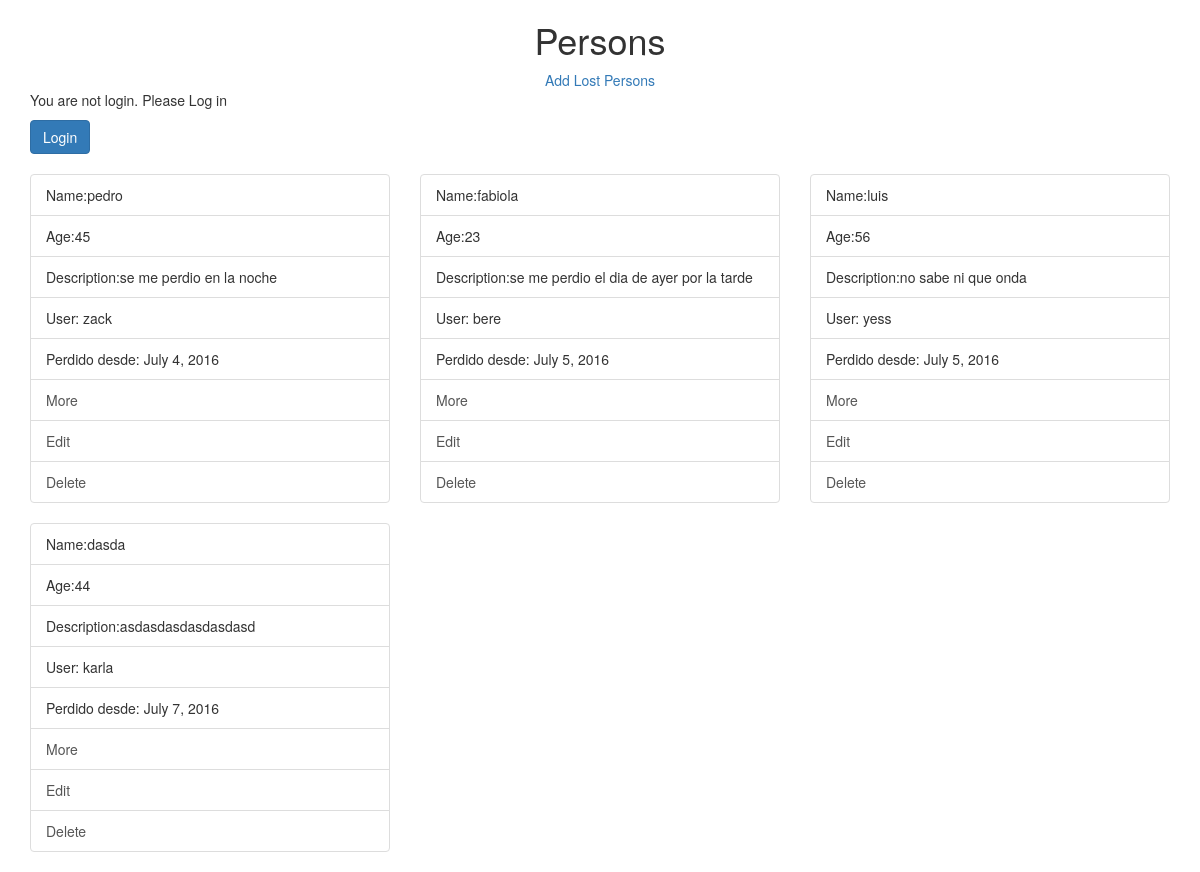
The app's page /persons/ with its own data.
### persons/models.py (models this page shows, shortened)
class Person(models.Model):
    name = models.CharField(max_length=140)
    age = models.CharField(max_length=140)
    description = models.TextField()
    user = models.ForeignKey(User)
    timestamp = models.DateField(default=timezone.now)

### persons/views.py (the view)
class PersonList(ListView):
    model = Person

### templates/persons/person_list.html (shortened to what this page needs)
<!DOCTYPE html>
<html lang="en">
<head>
	<link rel="stylesheet" href="https://maxcdn.bootstrapcdn.com/bootstrap/3.3.6/css/bootstrap.min.css">
</head>
<body>
<section>
	<div class="container">
		<div class="row">
			<div class="text-center col-md-12">
				<h1>Persons</h1>
    			<a href="{% url "persons:new" %}">Add Lost Persons</a>
			</div>
		</div>
	</div>
</section>
<section id="session">
		<div class="container">
			<div class="row">
				<div class="col-md-12">
					{% if user.is_authenticated %}
					<p>You are login. Hola {{ user.username }} </p>
					<a class="btn btn-primary " href="{% url "persons:logout" %} ">logout</a> <br>
					{% else %}
					<p>You are not login. Please Log in </p>
					<a class="btn btn-primary " href="{% url "persons:authentication" %}">Login</a>
					{% endif %}
				</div>
			</div>
		</div>
	</section>
	<br>
<section id="persons">
	<div class="container">
		<div class="row">
			{% for person in object_list %}
			<div class="col-md-4">
					<ul class="list-group">
						<li class="list-group-item">Name:{{person.name}} </li>
						<li class="list-group-item">Age:{{person.age}}</li>
						<li class="list-group-item">Description:{{person.description}}</li>
						<li class="list-group-item">User: {{ person.user }}</li>
						<li class="list-group-item">Perdido desde: {{ person.timestamp }}</li>
						<a href="{% url "persons:detail" person.id %}" class="list-group-item">More</a>
						<a href="{% url "persons:edit" person.id %}" class="list-group-item">Edit</a>
						<a href="{% url "persons:delete" person.id %}" class="list-group-item">Delete</a>
					</ul>
			</div>
			{% endfor %}
		</div>
	</div>
</section>
</body>
</html>

### records on screen
Person: name "pedro", age "45", description "se me perdio en la noche", user "zack", timestamp "July 4, 2016"
Person: name "fabiola", age "23", description "se me perdio el dia de ayer por la tarde", user "bere", timestamp "July 5, 2016"
Person: name "luis", age "56", description "no sabe ni que onda", user "yess", timestamp "July 5, 2016"
Person: name "dasda", age "44", description "asdasdasdasdasdasd", user "karla", timestamp "July 7, 2016"
